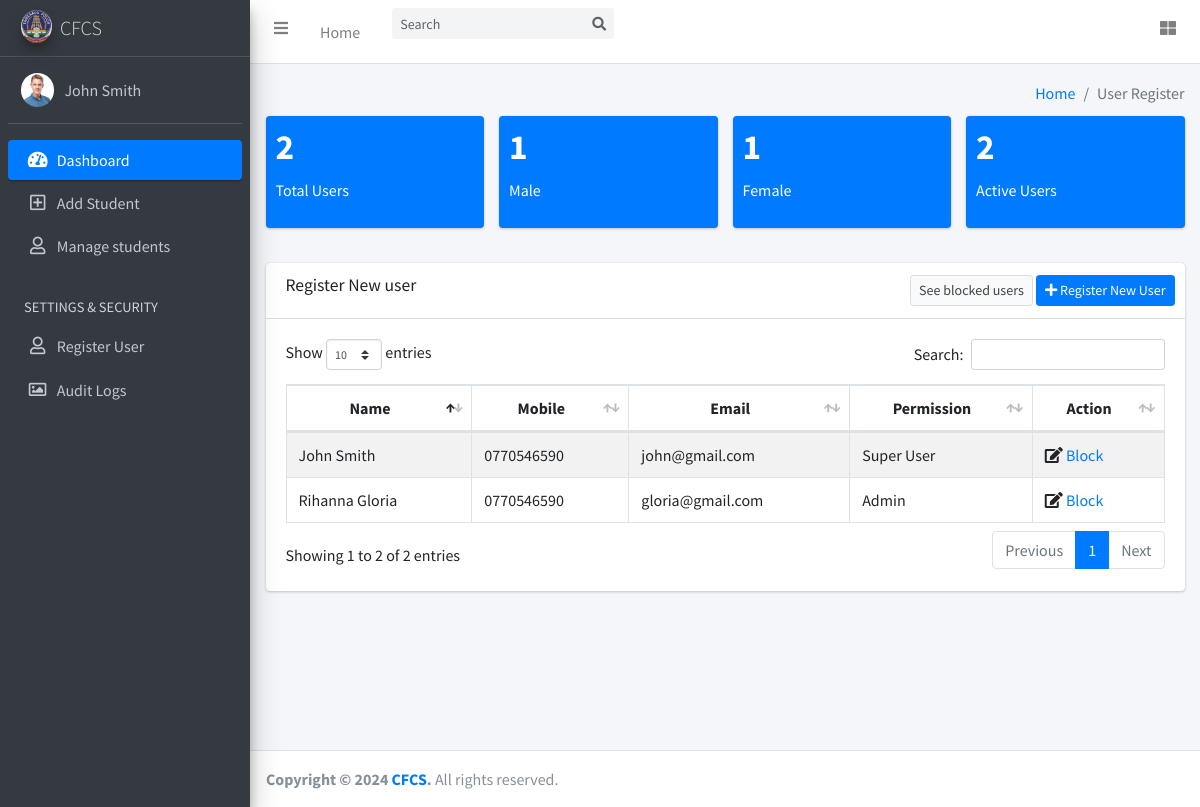
The app's page /sdms/userregister.php (signed in) with its own data.
### tables this page shows
CREATE TABLE `tblusers` (
  `id` int(11) NOT NULL,
  `name` varchar(255) NOT NULL,
  `lastname` varchar(255) NOT NULL,
  `username` varchar(255) NOT NULL,
  `email` varchar(255) NOT NULL,
  `sex` varchar(255) NOT NULL,
  `permission` varchar(255) NOT NULL,
  `password` varchar(255) NOT NULL,
  `mobile` int(11) NOT NULL,
  `userimage` varchar(255) NOT NULL DEFAULT 'but.jpg',
  `status` int(11) NOT NULL
);

### sdms/userregister.php (the view, shortened to what this page needs)
<?php
include('includes/dbconnection.php');
?>
<?php @include("includes/head.php"); ?>
<body class="hold-transition sidebar-mini layout-fixed">
  <div class="wrapper">
    <?php @include("includes/header.php"); ?>
    <?php @include("includes/sidebar.php"); ?>
    <div class="content-wrapper">
      <section class="content-header">
        <div class="container-fluid">
          <div class="row mb-2">
            <div class="col-sm-6">
            </div>
            <div class="col-sm-6">
              <ol class="breadcrumb float-sm-right">
                <li class="breadcrumb-item"><a href="#">Home</a></li>
                <li class="breadcrumb-item active">User Register</li>
              </ol>
            </div>
          </div>
          <div class="row">
            <div class="col-lg-3 col-6">
              <div class="small-box bg-primary">
                <div class="inner">
                  <?php
                  $sql ="SELECT id from tblusers";
                  $query = $dbh -> prepare($sql);
                  $query->execute();
                  $count=$query->rowCount();
                  ?>
                  <h3 class=""><?php echo htmlentities($count);?></h3>
                  <p>Total Users</p>
                </div>
              </div>
            </div>
            <div class="col-lg-3 col-6">
              <div class="small-box bg-primary">
                <div class="inner">
                  <?php
                  $sql ="SELECT id from tblusers where sex='Male'";
                  $query = $dbh -> prepare($sql);
                  $query->execute();
                  $count=$query->rowCount();
                  ?>
                  <h3 class=""><?php echo htmlentities($count);?></h3>
                  <p>Male</p>
                </div>
              </div>
            </div>
            <div class="col-lg-3 col-6">
              <div class="small-box bg-primary">
                <div class="inner">
                  <?php
                  $sql ="SELECT id from tblusers where sex='Female'";
                  $query = $dbh -> prepare($sql);
                  $query->execute();
                  $count=$query->rowCount();
                  ?>
                  <h3 class=""><?php echo htmlentities($count);?></h3>
                  <p>Female</p>
                </div>
              </div>
            </div>
            <div class="col-lg-3 col-6">
              <div class="small-box bg-primary">
                <div class="inner">
                  <?php
                  $sql ="SELECT id from tblusers  where status='1'";
                  $query = $dbh -> prepare($sql);
                  $query->execute();
                  $count=$query->rowCount();
                  ?>
                  <h3 class=""><?php echo htmlentities($count);?></h3>
                  <p>Active Users</p>
                </div>
              </div>
            </div>
          </div>
        </div>
      </section>
      <section class="content">
        <div class="container-fluid">
          <div class="row">
            <div class="col-12">
              <div class="card">
                <div class="card-header">
                  <h3 class="card-title">Register New user</h3>
                  <div class="card-tools">
                   <button type="button" class="btn btn-sm btn-default" data-toggle="modal" data-target="#delete" ></i> See blocked users
                   </button>
                   <button type="button" class="btn btn-sm btn-primary" data-toggle="modal" data-target="#deposit" ><i class="fas fa-plus" ></i> Register New User
                   </button>
                 </div>
               </div>
                        <?php @include("edituser-form.php");?>
                <div class="card-body">
                  <table id="example1" class="table table-bordered table-striped">
                    <thead>
                      <tr>
                        <th class="text-center">Name</th>
                        <th class="text-center">Mobile</th>
                        <th class="text-center">Email</th>
                        <th class="text-center">Permission</th>
                        <th class="text-center">Action</th>
                      </tr>
                    </thead>
                    <tbody>
                     <?php
                     $sql="SELECT * from tblusers where status='1'";
                     $query = $dbh -> prepare($sql);
                     $query->execute();
                     $results=$query->fetchAll(PDO::FETCH_OBJ);
                     if($query->rowCount() > 0)
                     {
                      foreach($results as $row)
                        {               ?>
                         <tr>
                          <td class="text-left"><?php  echo htmlentities($row->name);?> <?php  echo htmlentities($row->lastname);?></td>
                          <td class="text-left">0<?php  echo htmlentities($row->mobile);?></td>
                          <td class="text-left" ><?php  echo htmlentities($row->email);?></td>
                          <td class="text-left"><?php  echo htmlentities($row->permission);?></td>
                          <td class="text-left">
                           <a class="edit_data" id="<?php echo  ($row->id); ?>" title="click for edit"><i class="fas fa-edit"></i></a>
                           <a href="userregister.php?delid=<?php echo ($row->id);?>" title="click for block" onclick="return confirm('sure to block ?')" >Block</i></a>
                         </td>
                       </tr>
                       <?php
                     }
                   } ?>
                 </tbody>
               </table>
             </div>
           </div>
         </div>
       </div>
     </div>
   </section>
 </div>
 <?php @include("includes/footer.php"); ?>
</div>
</body>
</html>

### sdms/includes/sidebar.php (shortened to what this page needs)
 <aside class="main-sidebar sidebar-dark-primary elevation-4">
  <a href="dashboard.php" class="brand-link">
    <img src="company/logo.jpg" alt="Leading Estate" class="brand-image img-circle elevation-3"
    style="opacity: .8">
    <span class="brand-text font-weight-light">CFCS</span>
  </a>
  <div class="sidebar">
    <div class="user-panel mt-3 pb-3 mb-3 d-flex">
      <?php
      $eid=$_SESSION['sid'];
      $sql="SELECT * from tblusers   where id=:eid ";
      $query = $dbh -> prepare($sql);
      $query-> bindParam(':eid', $eid, PDO::PARAM_STR);
      $query->execute();
      $results=$query->fetchAll(PDO::FETCH_OBJ);
      if($query->rowCount() > 0)
      {
        foreach($results as $row)
        {
          ?>
          <div class="image">
            <img class="img-circle"
            src="staff_images/<?php echo htmlentities($row->userimage);?>" width="90px" height="90px" class="user-image"
            alt="User profile picture">
          </div>
          <div class="info">
            <a href="profile.php" class="d-block"><?php echo ($row->name); ?> <?php echo ($row->lastname); ?></a>
          </div>
          <?php
        }
      } ?>
    </div>
    <nav class="mt-2">
      <ul class="nav nav-pills nav-sidebar flex-column" data-widget="treeview" role="menu" data-accordion="false">
        <li class="nav-item has-treeview menu-open">
          <a href="dashboard.php" class="nav-link active">
            <i class="nav-icon fas fa-tachometer-alt"></i>
            <p>
              Dashboard
            </p>
          </a>
        </li>
        <li class="nav-item">
          <a href="add_student.php" class="nav-link">
            <i class="nav-icon far fa-plus-square"></i>
            <p>
              Add Student
            </p>
          </a>
        </li>
        <li class="nav-item">
          <a href="student_list.php" class="nav-link">
            <i class="nav-icon far fa-user"></i>
            <p>
              Manage students
            </p>
          </a>
        </li>
        <li class="nav-header">SETTINGS & SECURITY</li>
        <li class="nav-item">
          <a href="userregister.php" class="nav-link">
           <i class="far fa-user nav-icon"></i>
           <p>
            Register User
          </p>
        </a>
      </li>
      <li class="nav-item">
        <a href="auditlog.php" class="nav-link">
          <i class="far fa-image nav-icon"></i>
          <p>
            Audit Logs
          </p>
        </a>
      </li>
    </ul>
  </nav>
</div>
</aside>

### records on screen
tblusers: userimage (picture), name "John", lastname "Smith", mobile "770546590", email "john@gmail.com", permission "Super User"
tblusers: name "Rihanna", lastname "Gloria", mobile "770546590", email "gloria@gmail.com", permission "Admin"

### other values on screen
$count "2"
$count "1"
